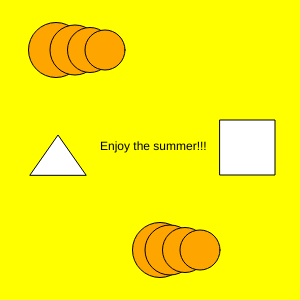
Frame 1 (no input)
Frame 60 (no input): identical to frame 1, image omitted
Frame 120 (the mouse pressed at the canvas centre since frame 60): identical to frame 1, image omitted

The p5.js sketch that drew this single still picture (run headless with seeded random() and noise() and a simulated clock; from frame 60 on, the mouse is pressed at the canvas centre):

// p5.js sketch
// ── sketch.js
let state = 0

function setup() {
  createCanvas(300,300);
}//

function draw() {

  switch(state){
    case 0:
     background('yellow');
      fill('orange')
      ellipse(56, 50, 55, 55);
           ellipse(75, 50, 50, 50);
           ellipse(90, 50, 45, 45);
      ellipse(105, 50, 40, 40);
            ellipse(160, 250, 55, 55);
           ellipse(170, 250, 50, 50);
           ellipse(185, 250, 45, 45);
      ellipse(200, 250, 40, 40);

      fill('black')
     text('Enjoy the summer!!!', 100, 150);
      fill('white')
      triangle(30, 175, 58, 135, 86, 175);
      square(220, 120, 55);
     break;

    case 1:
     background('orange');
     text('But summer is so hot', 90, 150);
     break;

    case 2:
     background('red');
     text('And there will be a lot of rain', 75, 150);
     break;
  }

}

function mouseReleased(){
  state = state +1;
  if(state > 2){
    state = 0;
  }
}
